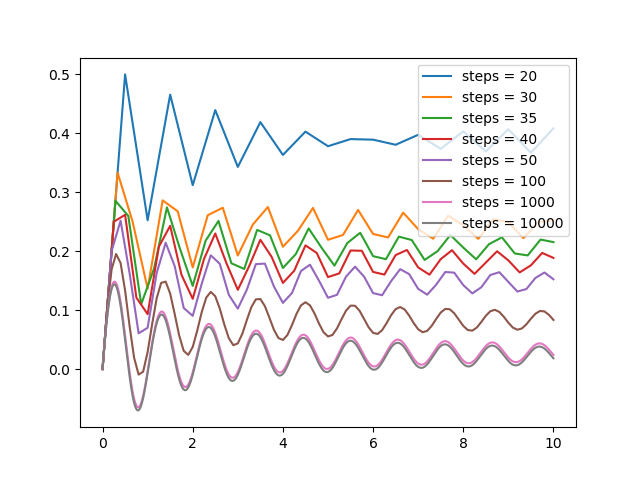

Write Python code to recreate this figure.
from ForwardEuler_v1 import ForwardEuler_v1
import numpy as np
import matplotlib.pyplot as plt


def x_prime(x, t): return np.cos(6*t)/(1+t+x)


N = [20, 30, 35, 40, 50, 100, 1000, 10000]
X0 = 0
T = 10

for i in N:
    x_arr, t_arr = ForwardEuler_v1(x_prime, X0, T, i).solve()

    plt.plot(t_arr, x_arr, label=f"steps = {i}")

plt.legend()
plt.savefig("decrease_dt.png")
plt.show()
